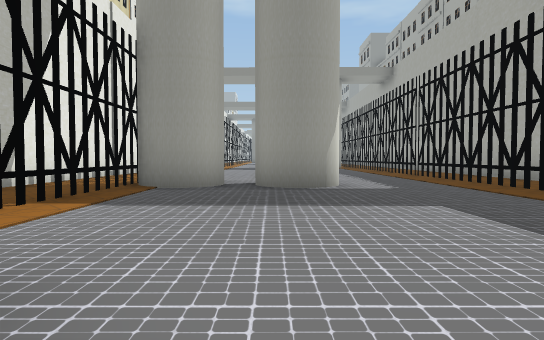
[1] (above)

24 first-person views from a walk through a 3-D level made in the Unity game engine. The camera is 1.2 m above the floor, tilts 2° down and sees 75° across. The floor is counted in squares, 2.62 m on a side. Each view is taken from the middle of a square. On the plan, view 1 faces up. The plan holds only what a view shows up to about 9 squares ahead; the rest is blank. The place goes on beyond the plan. The player is left out. Some animated figures are left out.

[2]
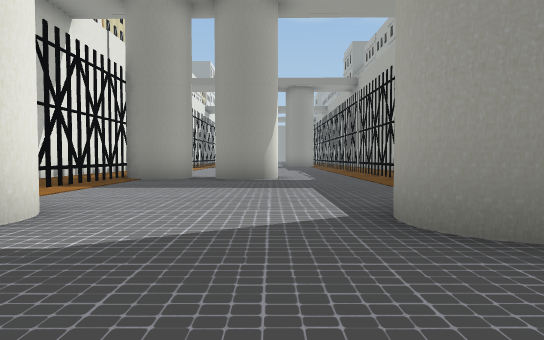

[3]
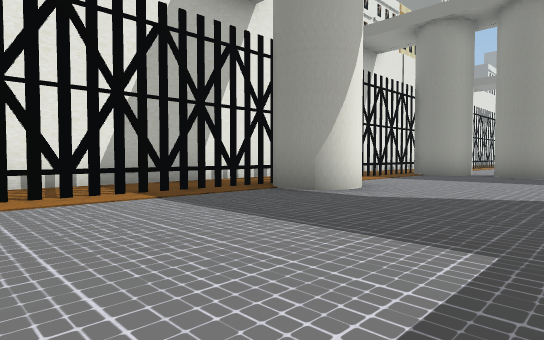

[4]
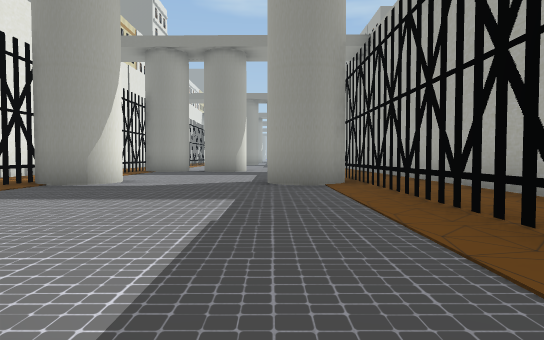

[5]
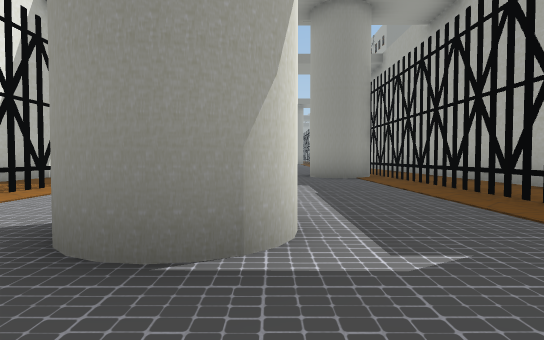

[6]
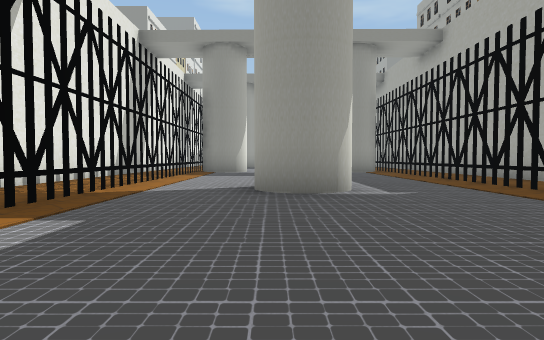

[7]
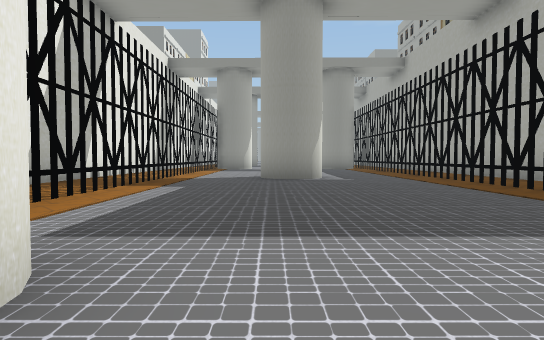

[8]
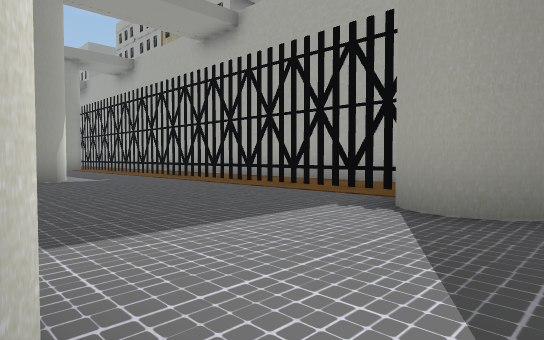

[9]
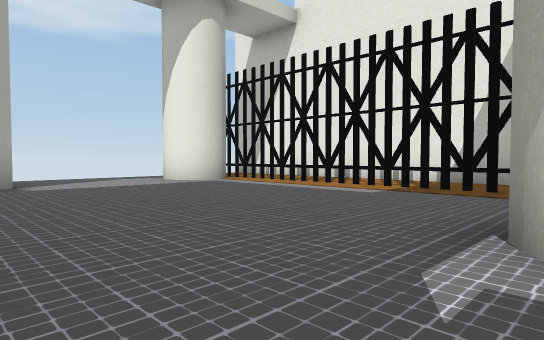

[10]
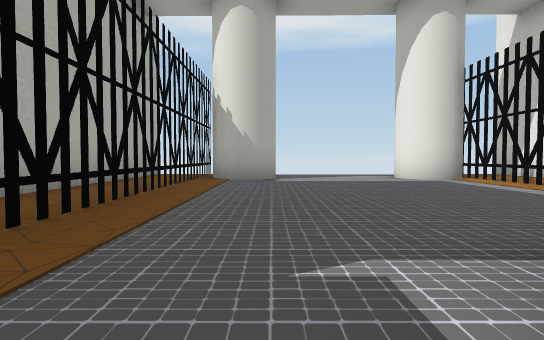

[11]
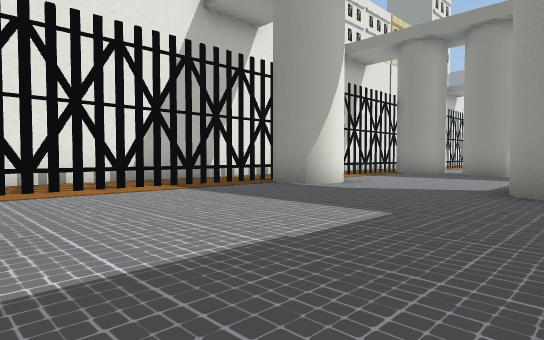

[12]
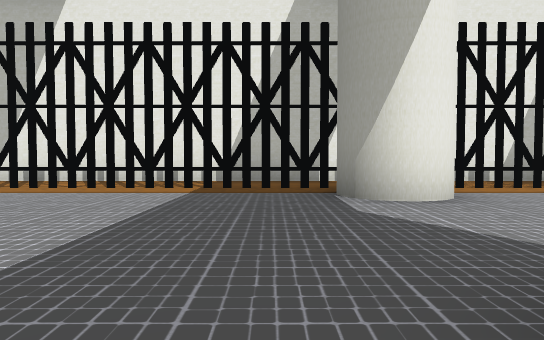

[13]
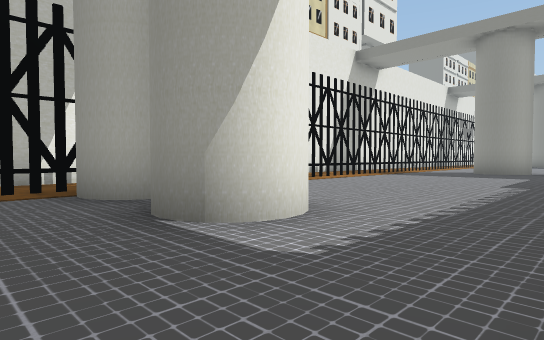

[14]
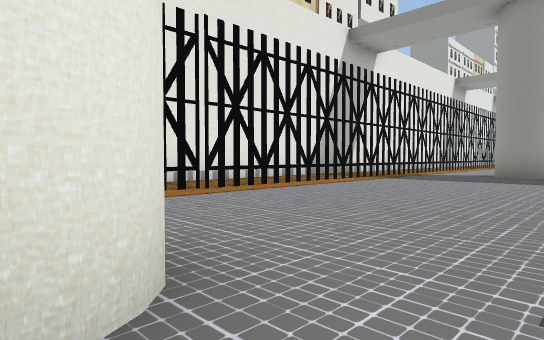

[15]
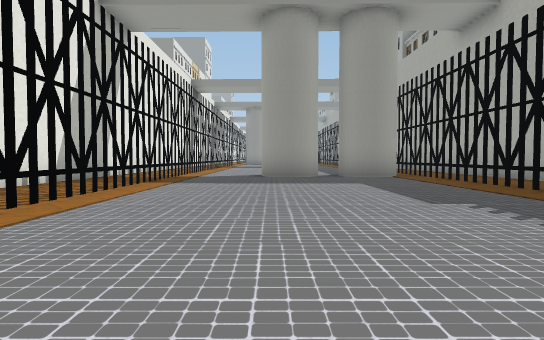

[16]
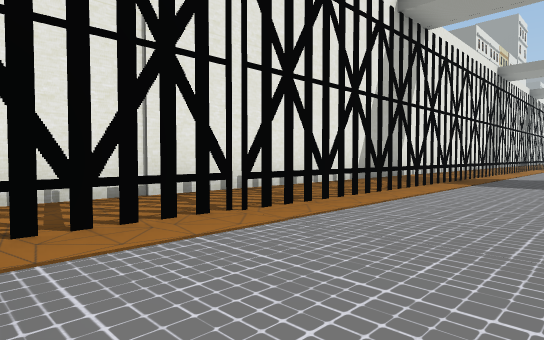

[17]
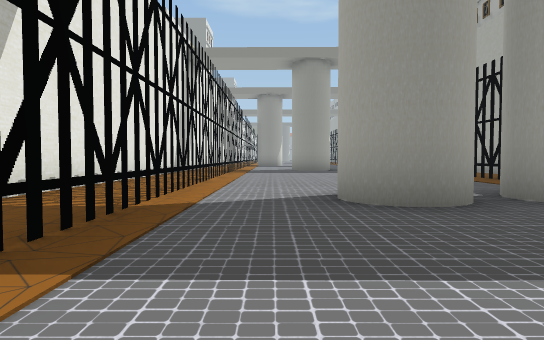

[18]
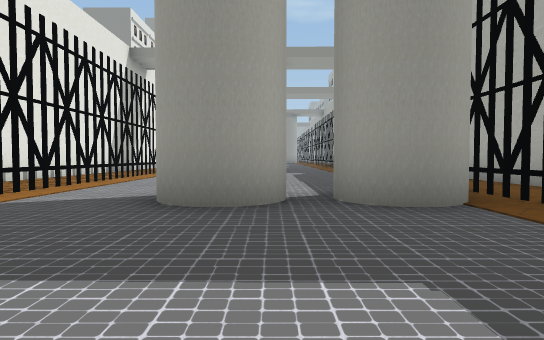

[19]
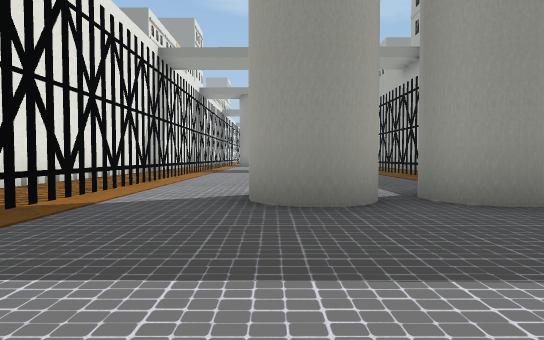

[20]
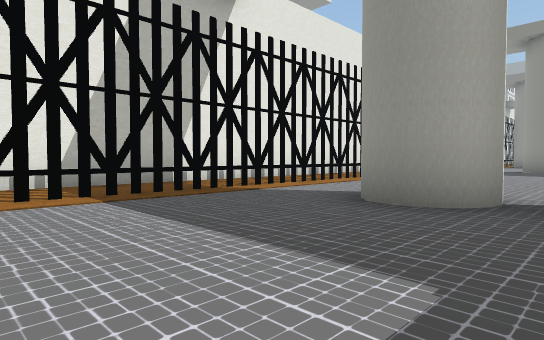

[21]
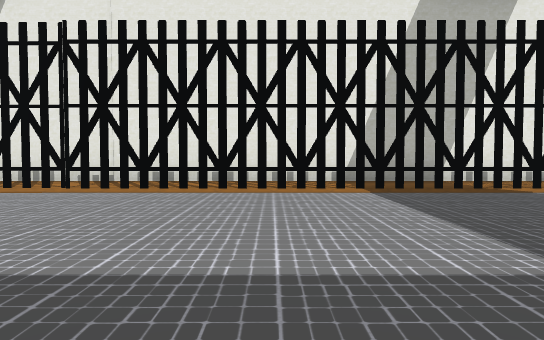

[22]
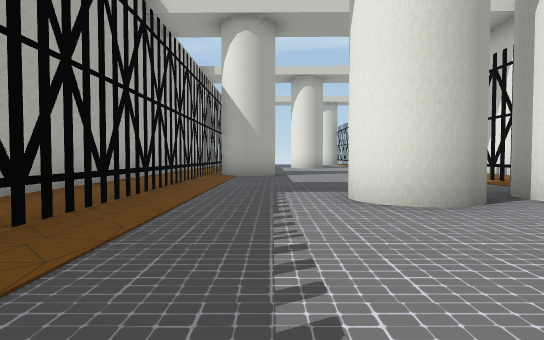

[23]
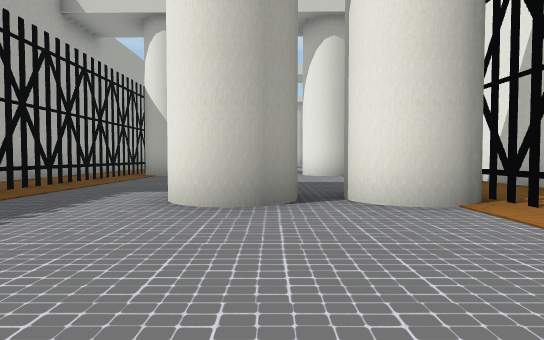

[24]
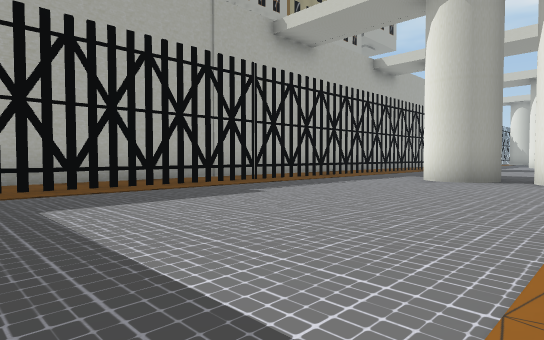

### Floor plan
Key: @ floor where view 1 was taken; # wall or solid block; . floor; T thing the floor can be seen under or through.
Columns run from 4 left of view 1 to 4 right of it. Each row starts with its distance up from view 1.
 22     ..
 21 ##......#
 20 ##......#
 19 #.......#
 18 #T......#
 17 #T......#
 16 #T..#####
 15 #.......#
 14 #.......#
 13 #.......#
 12 #.......#
 11 ##......#
 10 ##......#
  9 ##......#
  8 ##......#
  7 #.......#
  6 #.####..#
  5 #.......#
  4 #T......#
  3 #T......#
  2 ##......#
  1 #.##..###
  0 #.##@.###
 -1 #.......#
 -2 ##......#
 -3 ##......#
 -4 ##......#
 -5 #.......#
 -6 #...##..#
 -7 #.......#
 -8 #.......#
 -9 ##......#
-10 ##......#
-11 ##......#
-12 ##......#
-13 ####..###
-14 #  .... #

Positions as (right, up) in squares from view 1, and headings:
1: (0, 0), facing up
2: (1, -2), facing up
3: (2, -4), facing up-left
4: (2, -6), facing up
5: (1, -8), facing up
6: (0, -11), facing up
7: (0, -14), facing up
8: (-1, -14), facing up-right
9: (3, -6), facing down-left
10: (2, -5), facing down
11: (3, -5), facing up-left
12: (3, -1), facing left
13: (3, 4), facing up-left
14: (2, 6), facing up-left
15: (0, 7), facing up
16: (0, 7), facing up-left
17: (-1, 12), facing up
18: (1, 12), facing up
19: (0, 12), facing up
20: (2, 12), facing up-left
21: (3, 12), facing left
22: (2, 10), facing down
23: (0, 10), facing down
24: (-2, 14), facing down-right
